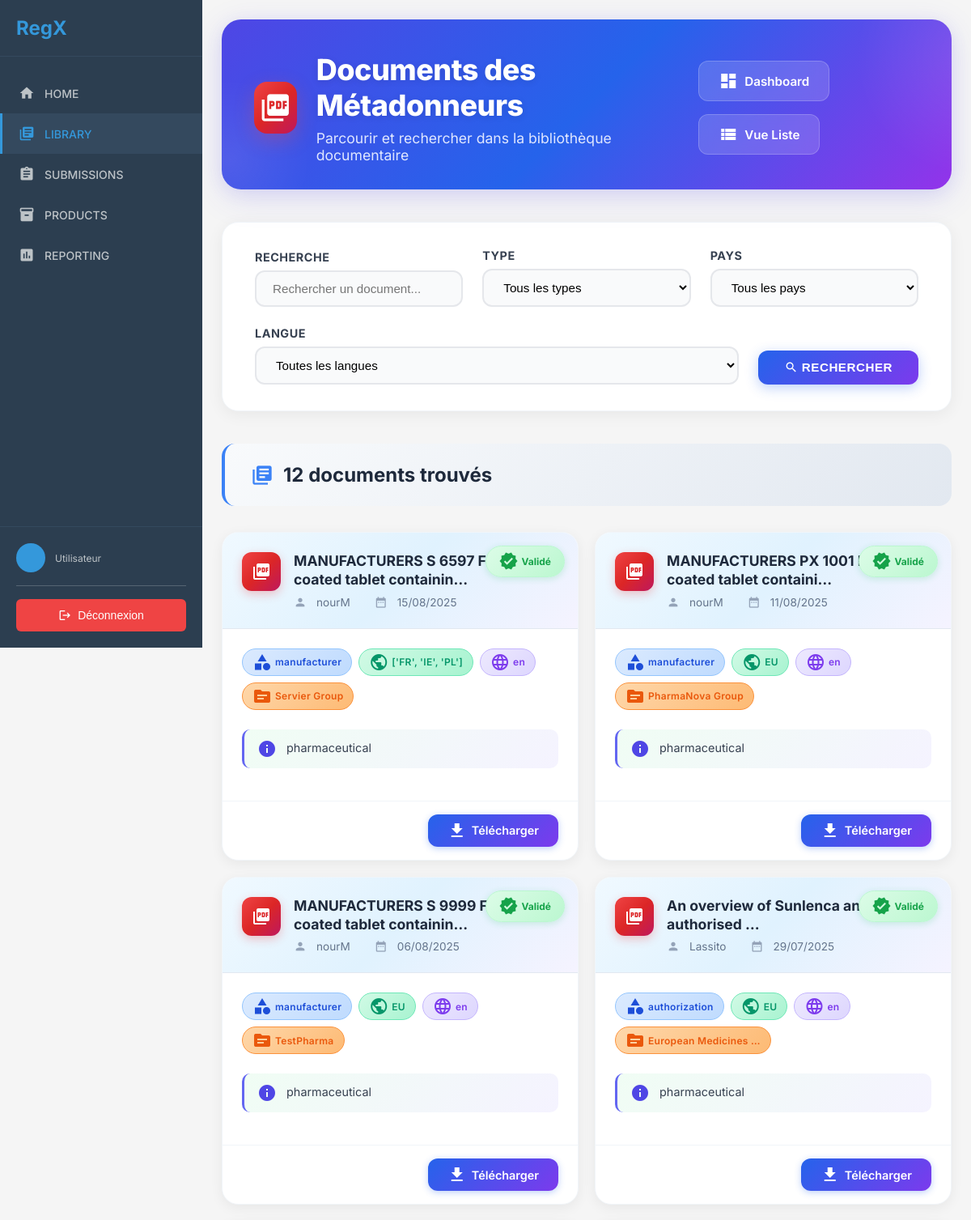
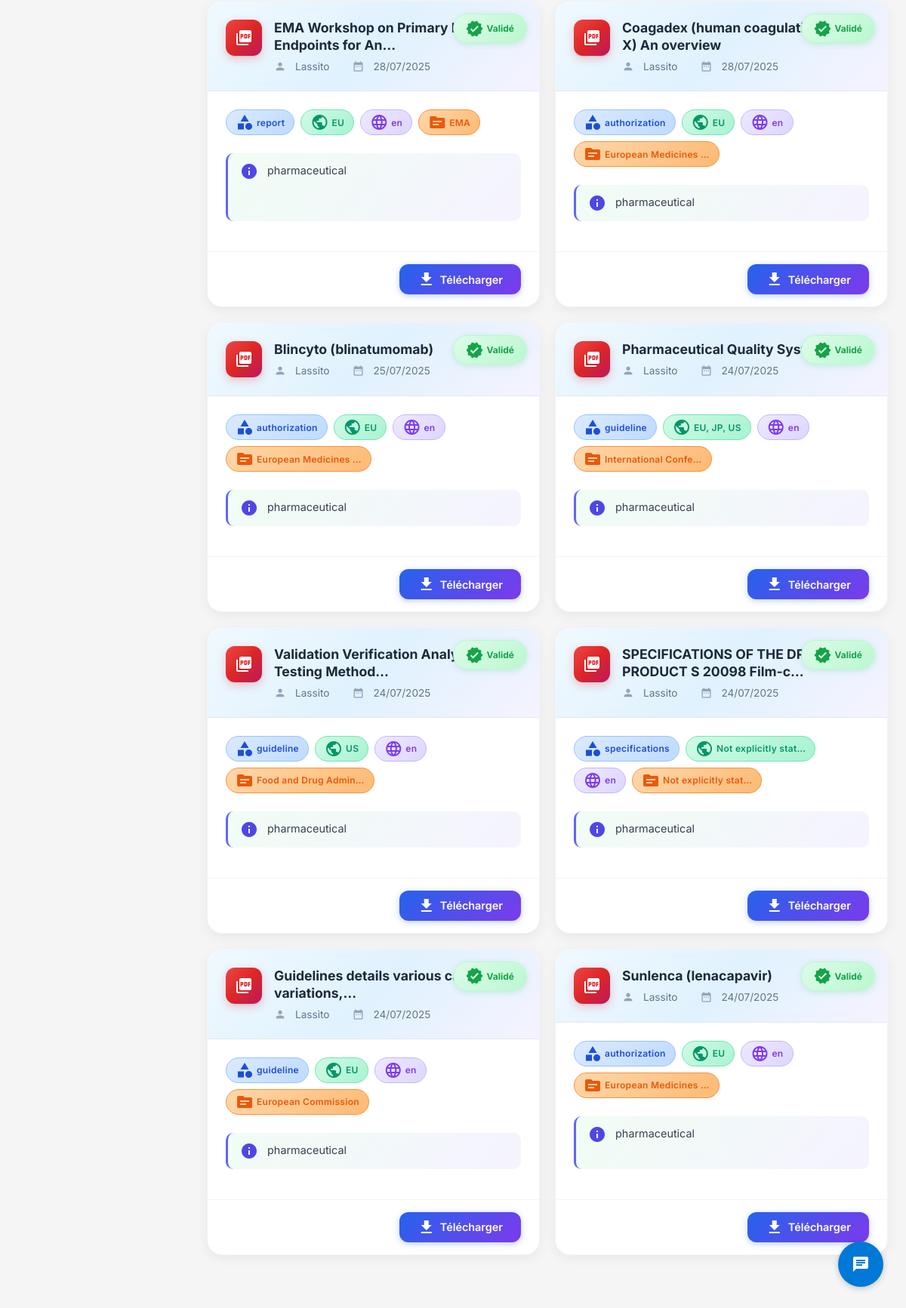
/client/library/documents/, run on the app's committed database (2 pictures, top to bottom).
### rawdocs/models.py (models this page shows, shortened)
class RawDocument(models.Model):
    url = models.URLField(help_text="URL d'origine du PDF", blank=True)
    file = models.FileField(upload_to=pdf_upload_to, help_text="Fichier PDF téléchargé")
    created_at = models.DateTimeField(auto_now_add=True)
    owner = models.ForeignKey(
        settings.AUTH_USER_MODEL,
        on_delete=models.CASCADE,
        related_name='raw_documents',
        null=True, blank=True,
        help_text="Utilisateur qui a téléchargé ce document"
    )
    is_validated = models.BooleanField(default=False, help_text="Document validé par un métadonneur")
    validated_at = models.DateTimeField(null=True, blank=True)
    is_ready_for_expert = models.BooleanField(default=False, help_text="Document prêt pour révision expert")
    expert_ready_at = models.DateTimeField(null=True, blank=True,
                                           help_text="Date à laquelle le document est devenu prêt pour l'expert")
    total_pages = models.IntegerField(default=0, help_text="Nombre total de pages")
    pages_extracted = models.BooleanField(default=False, help_text="Pages extraites individuellement")
    title = models.TextField(blank=True, help_text="Titre du document")
    doc_type = models.CharField("Type", max_length=100, blank=True, help_text="Type du document (guide, rapport…)")
    publication_date = models.CharField(max_length=100, blank=True, help_text="Date de publication")
    version = models.CharField(max_length=50, blank=True, help_text="Version extraite")
    source = models.CharField(max_length=255, blank=True, help_text="Organisation émettrice (EMA, FDA…)")
    context = models.TextField(blank=True, help_text="Contexte extrait (2 phrases max)")
    country = models.CharField(max_length=100, blank=True, help_text="Pays détecté (GPE ou TLD)")
    language = models.CharField(max_length=10, blank=True, help_text="Langue détectée (fr, en…)")
    url_source = models.URLField(blank=True, help_text="URL d'origine pour référence")

### client/library/views.py (the view)
# urls.py: path('documents/', views.document_list, name='document_list'),
def document_list(request):
    search = request.GET.get('search', '')
    document_type = request.GET.get('type', '')
    country = request.GET.get('country', '')
    language = request.GET.get('language', '')
    validation_status = request.GET.get('status', 'validated')
    documents_qs = RawDocument.objects.select_related('owner').all()
    if validation_status == 'validated':
        documents_qs = documents_qs.filter(is_validated=True)
    elif validation_status == 'pending':
        documents_qs = documents_qs.filter(is_validated=False)
    if search:
        documents_qs = documents_qs.filter(
            Q(title__icontains=search) |
            Q(source__icontains=search) |
            Q(context__icontains=search)
        )
    if document_type:
        documents_qs = documents_qs.filter(doc_type__icontains=document_type)
    if country:
        documents_qs = documents_qs.filter(country__icontains=country)
    if language:
        documents_qs = documents_qs.filter(language__icontains=language)
    documents_qs = documents_qs.order_by('-created_at')
    paginator = Paginator(documents_qs, 20)
    page_number = request.GET.get('page')
    documents = paginator.get_page(page_number)
    document_types = RawDocument.objects.filter(is_validated=True).exclude(doc_type='').values_list('doc_type', flat=True).distinct()
    countries = RawDocument.objects.filter(is_validated=True).exclude(country='').values_list('country', flat=True).distinct()
    languages = RawDocument.objects.filter(is_validated=True).exclude(language='').values_list('language', flat=True).distinct()
    context = {
        'documents': documents,
        'document_types': document_types,
        'countries': countries,
        'languages': languages,
        'filters': {
            'search': search,
            'type': document_type,
            'country': country,
            'language': language,
            'status': validation_status,
        }
    }
    return render(request, 'client/library/document_list.html', context)

### chatbot/templatetags/chatbot_tags.py (called while the page is built)
@register.simple_tag
def chatbot_widget():
    return render_to_string('chatbot/chatbot_widget.html')

### client/templatetags/document_filters.py (called while the page is built)
@register.filter
def document_title(document):
    if document.title and document.title.strip():
        return document.title.strip()
    if document.file:
        clean_name = clean_filename(document.file)
        if clean_name:
            return clean_name
    return "Document sans titre"

### templates/client/library/document_list.html (shortened to what this page needs)
{% extends 'client/base.html' %}
{% load static %}
{% load document_filters %}
{% block content %}
<div class="library-container">
    <div class="page-header">
        <div class="page-header-content">
            <div class="page-header-left">
                <div class="page-header-icon">
                    <i class="material-icons">picture_as_pdf</i>
                </div>
                <div class="page-header-titles">
                    <h1>Documents des Métadonneurs</h1>
                    <p>Parcourir et rechercher dans la bibliothèque documentaire</p>
                </div>
            </div>
            <div class="dashboard-tile-links">
                <a href="{% url 'client:library:dashboard' %}" class="dashboard-tile-link">
                    <i class="material-icons">dashboard</i>
                    Dashboard
                </a>
                <a href="{% url 'client:library:document_list_horizontal' %}" class="dashboard-tile-link">
                    <i class="material-icons">view_list</i>
                    Vue Liste
                </a>
            </div>
        </div>
    </div>
    <form method="get" class="filters-bar">
        <div class="filters-col">
            <label>RECHERCHE</label>
            <input type="text" name="search" value="{{ filters.search }}" placeholder="Rechercher un document...">
        </div>
        <div class="filters-col">
            <label>TYPE</label>
            <select name="type">
                <option value="">Tous les types</option>
            </select>
        </div>
        <div class="filters-col">
            <label>PAYS</label>
            <select name="country">
                <option value="">Tous les pays</option>
            </select>
        </div>
        <div class="filters-col">
            <label>LANGUE</label>
            <select name="language">
                <option value="">Toutes les langues</option>
            </select>
        </div>
        <div class="filters-action">
            <button type="submit">
                <i class="material-icons" style="font-size:1.1em;vertical-align: middle;">search</i>
                Rechercher
            </button>
        </div>
    </form>
    <div class="results-header">
        <h2>
            <i class="material-icons">library_books</i>
            {{ documents.paginator.count }} document{{ documents.paginator.count|pluralize }} trouvé{{ documents.paginator.count|pluralize }}
        </h2>
    </div>
    {% if documents %}
    <div class="cards-list">
        {% for document in documents %}
        <div class="document-card" onclick="location.href='{% url 'client:library:document_detail' document.pk %}'">
            {% if document.is_validated or document.validated %}
            <span class="ribbon-validated">
                <i class="material-icons">verified</i> Validé
            </span>
            {% endif %}
            <div class="document-card-header">
                <div class="document-card-icon">
                    <i class="material-icons">picture_as_pdf</i>
                </div>
                <div style="flex: 1 1 0%">
                    <div class="document-card-title" title="{{ document|document_title }}">
                        {{ document|document_title|truncatechars:50 }}
                    </div>
                    <div class="document-card-metas">
                        <i class="material-icons">person</i>
                        <span>{{ document.owner.username|default:"Anonyme" }}</span>
                        <span class="w-1 h-1 rounded-full bg-gray-300" style="display:inline-block;width:6px;height:6px;"></span>
                        <i class="material-icons">date_range</i>
                        <span>{{ document.created_at|date:"d/m/Y" }}</span>
                    </div>
                </div>
            </div>
            <div class="document-card-body">
                <div class="document-card-badges">
                    {% if document.doc_type %}
                    <span class="card-badge badge-blue">
                        <i class="material-icons text-xs">category</i>
                        {{ document.doc_type|truncatechars:20 }}
                    </span>
                    {% endif %}
                    {% if document.country %}
                    <span class="card-badge badge-green">
                        <i class="material-icons text-xs">public</i>
                        {{ document.country|truncatechars:20 }}
                    </span>
                    {% endif %}
                    {% if document.language %}
                    <span class="card-badge badge-purple">
                        <i class="material-icons text-xs">language</i>
                        {{ document.language|truncatechars:20 }}
                    </span>
                    {% endif %}
                    {% if document.source %}
                    <span class="card-badge badge-orange">
                        <i class="material-icons text-xs">source</i>
                        {{ document.source|truncatechars:20 }}
                    </span>
                    {% endif %}
                </div>
                {% if document.context %}
                <div class="document-card-context">
                    <i class="material-icons text-base" style="vertical-align: middle; color:#4f46e5; margin-right: 0.5rem;">info</i>
                    <span>{{ document.context|truncatechars:100 }}</span>
                </div>
                {% endif %}
            </div>
            <div class="document-card-actions">
                <a href="{% url 'client:library:download_document' document.pk %}" onclick="event.stopPropagation();">
                    <i class="material-icons text-sm">download</i>
                    Télécharger
                </a>
            </div>
        </div>
        {% endfor %}
    </div>
    {% endif %}
</div>
{% endblock %}

### static/css/main.css (style rules this page uses)
* { margin: 0; padding: 0; box-sizing: border-box; }
body { font-family: 'Inter', sans-serif; background-color: #f5f5f5; color: #333; }

### data on the page
RawDocument: is_validated True (drawn), title "MANUFACTURERS S 6597 Film-coated tablet containin…", owner.username "nourM", created_at "15/08/2025", doc_type "manufacturer", country "['FR', 'IE', 'PL']", language "en", source "Servier Group", context "pharmaceutical"
RawDocument: is_validated True (drawn), title "MANUFACTURERS PX 1001 Film-coated tablet containi…", owner.username "nourM", created_at "11/08/2025", doc_type "manufacturer", country "EU", language "en", source "PharmaNova Group", context "pharmaceutical"
RawDocument: is_validated True (drawn), title "MANUFACTURERS S 9999 Film-coated tablet containin…", owner.username "nourM", created_at "06/08/2025", doc_type "manufacturer", country "EU", language "en", source "TestPharma", context "pharmaceutical"
RawDocument: is_validated True (drawn), title "An overview of Sunlenca and why it is authorised …", owner.username "Lassito", created_at "29/07/2025", doc_type "authorization", country "EU", language "en", source "European Medicines …", context "pharmaceutical"
RawDocument: is_validated True (drawn), title "EMA Workshop on Primary Efficacy Endpoints for An…", owner.username "Lassito", created_at "28/07/2025", doc_type "report", country "EU", language "en", source "EMA", context "pharmaceutical"
RawDocument: is_validated True (drawn), title "Coagadex (human coagulation factor X) An overview", owner.username "Lassito", created_at "28/07/2025", doc_type "authorization", country "EU", language "en", source "European Medicines …", context "pharmaceutical"
RawDocument: is_validated True (drawn), title "Blincyto (blinatumomab)", owner.username "Lassito", created_at "25/07/2025", doc_type "authorization", country "EU", language "en", source "European Medicines …", context "pharmaceutical"
RawDocument: is_validated True (drawn), title "Pharmaceutical Quality System", owner.username "Lassito", created_at "24/07/2025", doc_type "guideline", country "EU, JP, US", language "en", source "International Confe…", context "pharmaceutical"
RawDocument: is_validated True (drawn), title "Validation Verification Analytical Testing Method…", owner.username "Lassito", created_at "24/07/2025", doc_type "guideline", country "US", language "en", source "Food and Drug Admin…", context "pharmaceutical"
RawDocument: is_validated True (drawn), title "SPECIFICATIONS OF THE DRUG PRODUCT S 20098 Film-c…", owner.username "Lassito", created_at "24/07/2025", doc_type "specifications", country "Not explicitly stat…", language "en", source "Not explicitly stat…", context "pharmaceutical"
RawDocument: is_validated True (drawn), title "Guidelines details various categories variations,…", owner.username "Lassito", created_at "24/07/2025", doc_type "guideline", country "EU", language "en", source "European Commission", context "pharmaceutical"
RawDocument: is_validated True (drawn), title "Sunlenca (lenacapavir)", owner.username "Lassito", created_at "24/07/2025", doc_type "authorization", country "EU", language "en", source "European Medicines …", context "pharmaceutical"

### other printed values
{{ documents.paginator.count }} "12"
